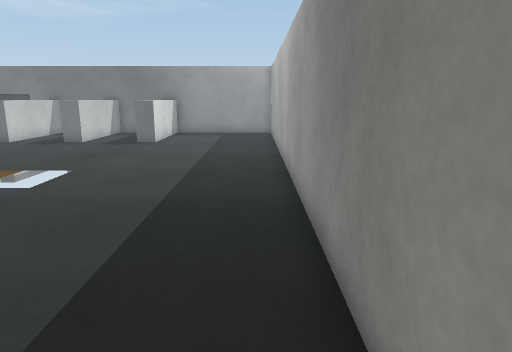
View 1 (above)

19 first-person views from a walk through a Unity game level. The camera is 1.2 m above the floor, tilts 12° down and sees 70° across. The floor is counted in squares, 0.51 m on a side. Each view is taken from the middle of a square. On the plan, view 1 faces up. The plan holds only what a view shows up to about 20 squares ahead; the rest is blank. The place goes on beyond the plan. The player character is not drawn. Some surface patterns are stand-ins.

View 2
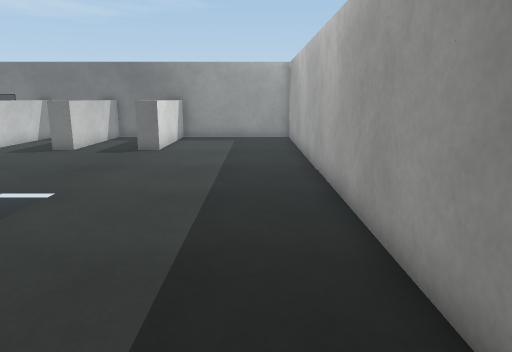

View 3
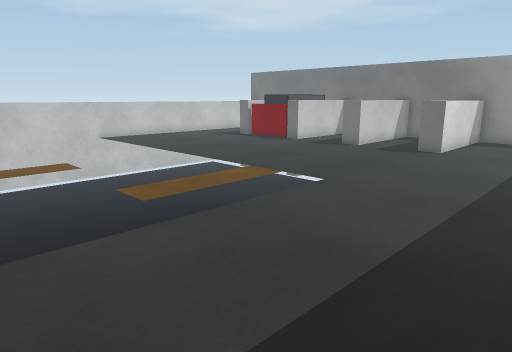

View 4
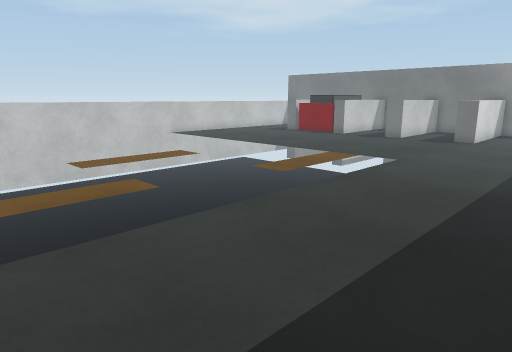

View 5
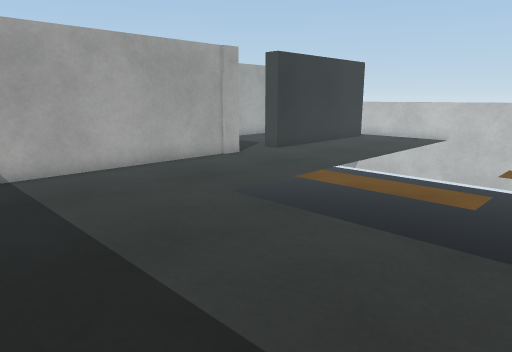

View 6
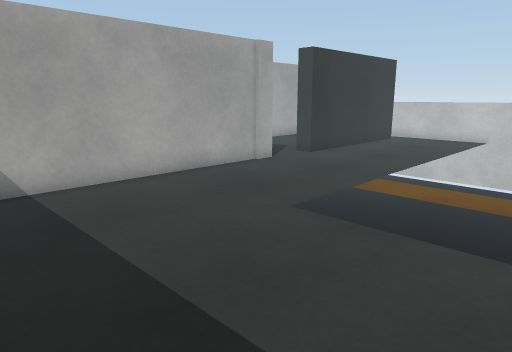

View 7
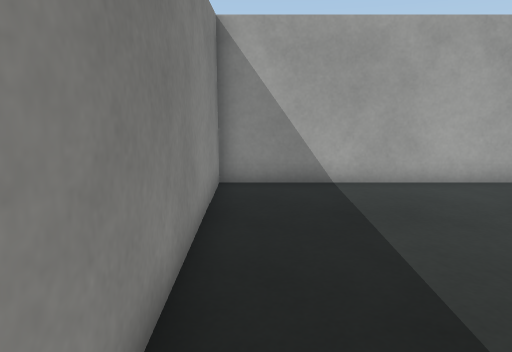

View 8
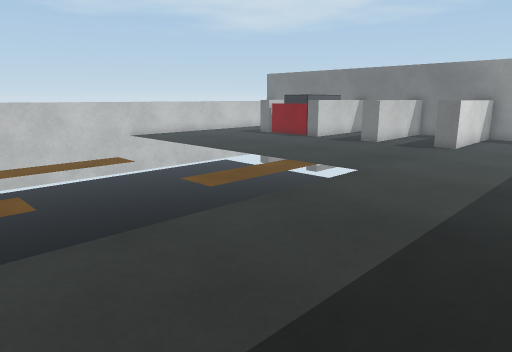

View 9
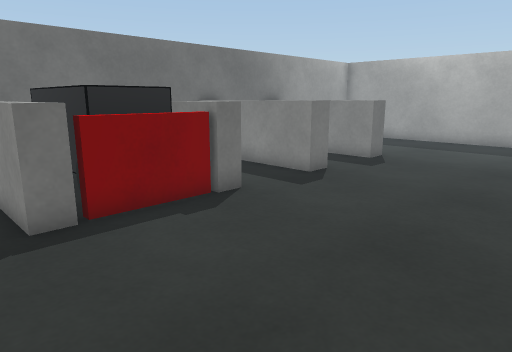

View 10
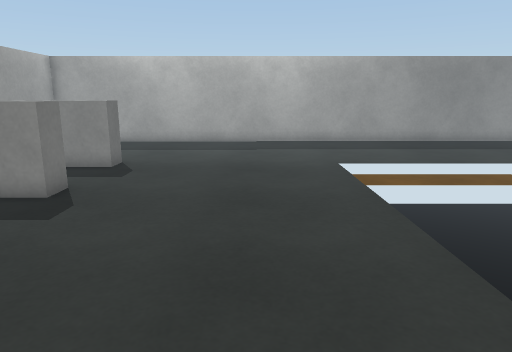

View 11
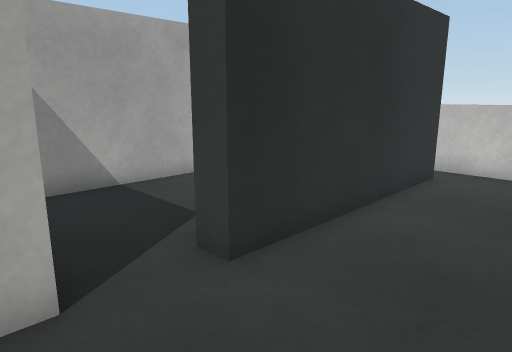

View 12
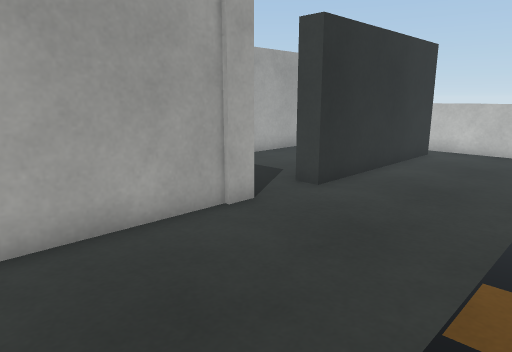

View 13
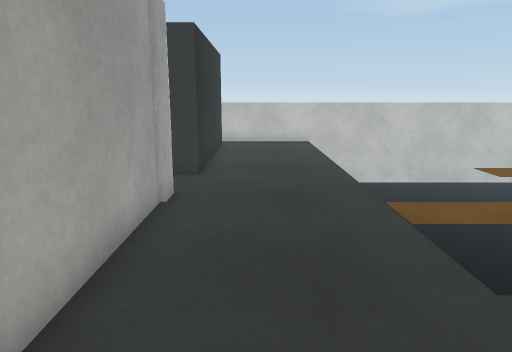

View 14
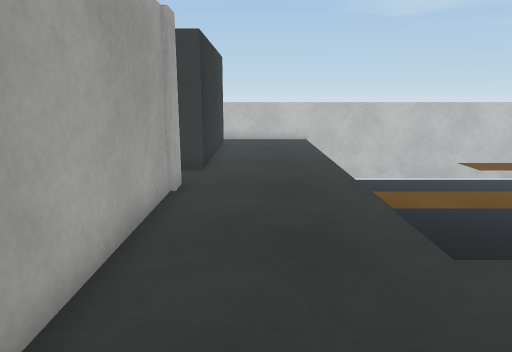

View 15
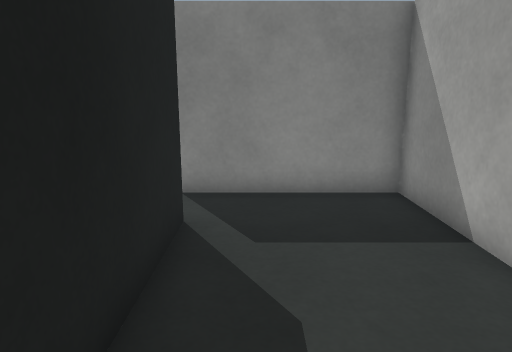

View 16
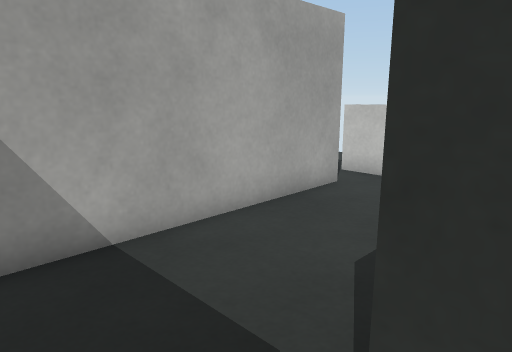

View 17
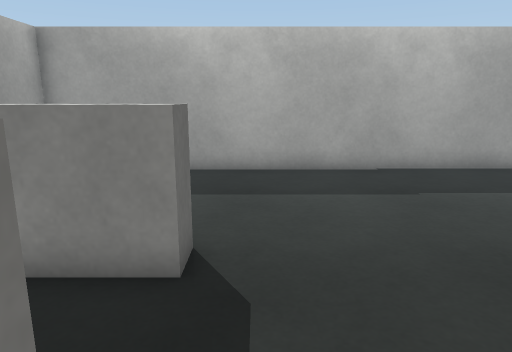

View 18
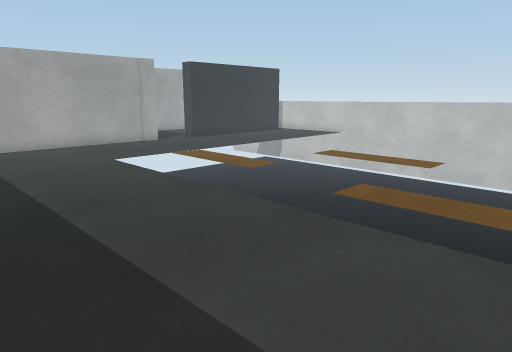

View 19
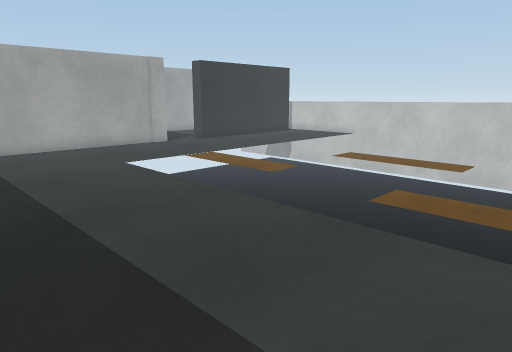

### Floor plan
Key: @ floor where view 1 was taken; # wall or solid block; . floor; = window, fence, low wall or low ledge; ^ raised ledge; v drop or lower ground.
Columns run from 20 left of view 1 to 1 right of it. Each row starts with its distance up from view 1.
 23    ^  ^. .^.. ^......#
 22  .^^  ^...^...^......#
 21  .^^^ ^...^...^......#
 20  .^===^...^...^......#
 19  ....................#
 18  ....................#
 17  ....................#
 16  ....................#
 15  ....................#
 14    ..................#
 13 . ...................#
 12   vvvvvvvvv..v.......#
 11            v= v......#
 10 vv         v= v......#
  9 vv         v= v......#
  8 vvv        v= v......#
  7 vvvv  .v   vv v......#
  6 vvvvv .v      v......#
  5 vvvvvv.v      v......#
  4 vvvvvv.v      v......#
  3 vv    .v  ==  v......#
  2 vv        v=  v......#
  1 vv        v=  v......#
  0 vv        v=  v.....@#
 -1 vv        v=  v......#
 -2 vvvvvvvvvvv=vvv......#
 -3 .....................#
 -4 .....................#
 -5 .....................#
 -6 .....................#
 -7 #######..#############
 -8   #####..#
 -9 .  ......#
-10  ........#
-11 .........#
-12 .........#
-13 ##########

Positions as (right, up) in squares from view 1, and headings:
1: (0, 0), facing up
2: (-1, 3), facing up
3: (0, 3), facing up-left
4: (0, -2), facing up-left
5: (0, 5), facing down-left
6: (0, 3), facing down-left
7: (0, 3), facing down
8: (0, 1), facing up-left
9: (-20, 13), facing up-right
10: (-19, 15), facing right
11: (-10, -3), facing down-left
12: (-5, -1), facing down-left
13: (-2, -5), facing left
14: (-1, -5), facing left
15: (-20, -9), facing right
16: (-12, -7), facing down-left
17: (-11, 19), facing right
18: (0, 12), facing down-left
19: (0, 11), facing down-left
